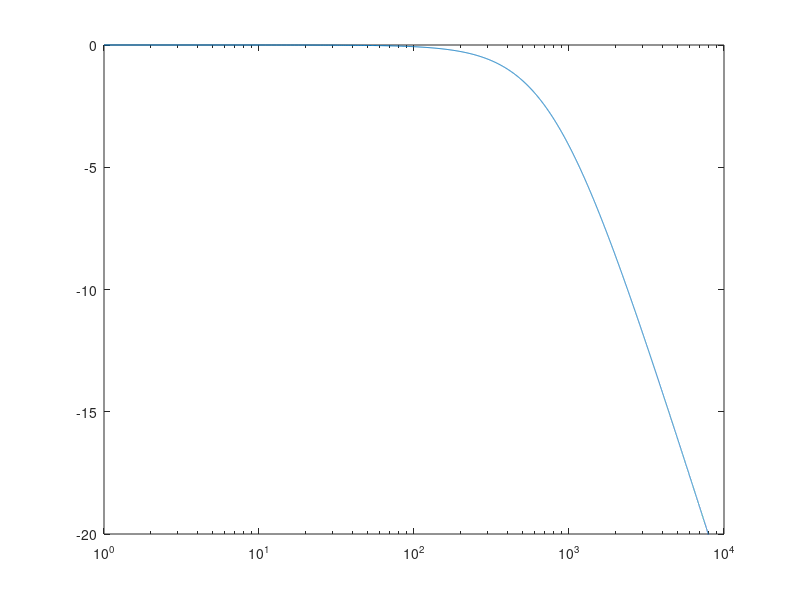
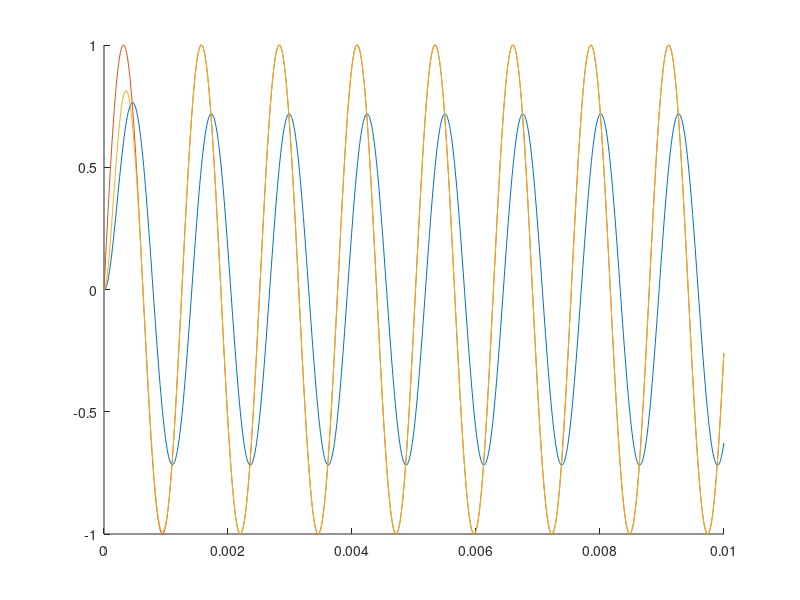

These charts were generated, in order, by the following MATLAB code:
clear
clf
R=20;
C=10*10^-6;
h=12.56*10^-6;
t = 0:h:0.01;
E=1;
x_FE = zeros(1,length(t));
xn = 0;


for i=1:10000
   TF(i) = 20*log10(1/sqrt( ((i*2*pi*R*C)^2) + 1));
end

x=0:1:9999;
figure(1);
semilogx(x,TF);
axis([0 10000 -20 0]);
f=796;


% Van = E*(1-exp(-t/(R*C)));
figure(2);
%plot(t,Van)
hold on;
% 
% for n=1:length(t)
%     x_FE(n) = xn;
%     xnp1 = (1-h/(R*C))*xn + (E/(R*C))*h;
%     xn=xnp1;
% end

% plot(t,x_FE);

Esin = sin(2*pi*796*t);

for n=1:length(t)
    x_FE(n) = xn;
    xnp1 = (1-h/(R*C))*xn + (Esin(n)/(R*C))*h;
    xn=xnp1;
end
plot(t,x_FE);
hold on;
plot(t,Esin);
hold on;
Van = Esin.*(1-exp(-t/(R*C)));
plot(t,Van);

